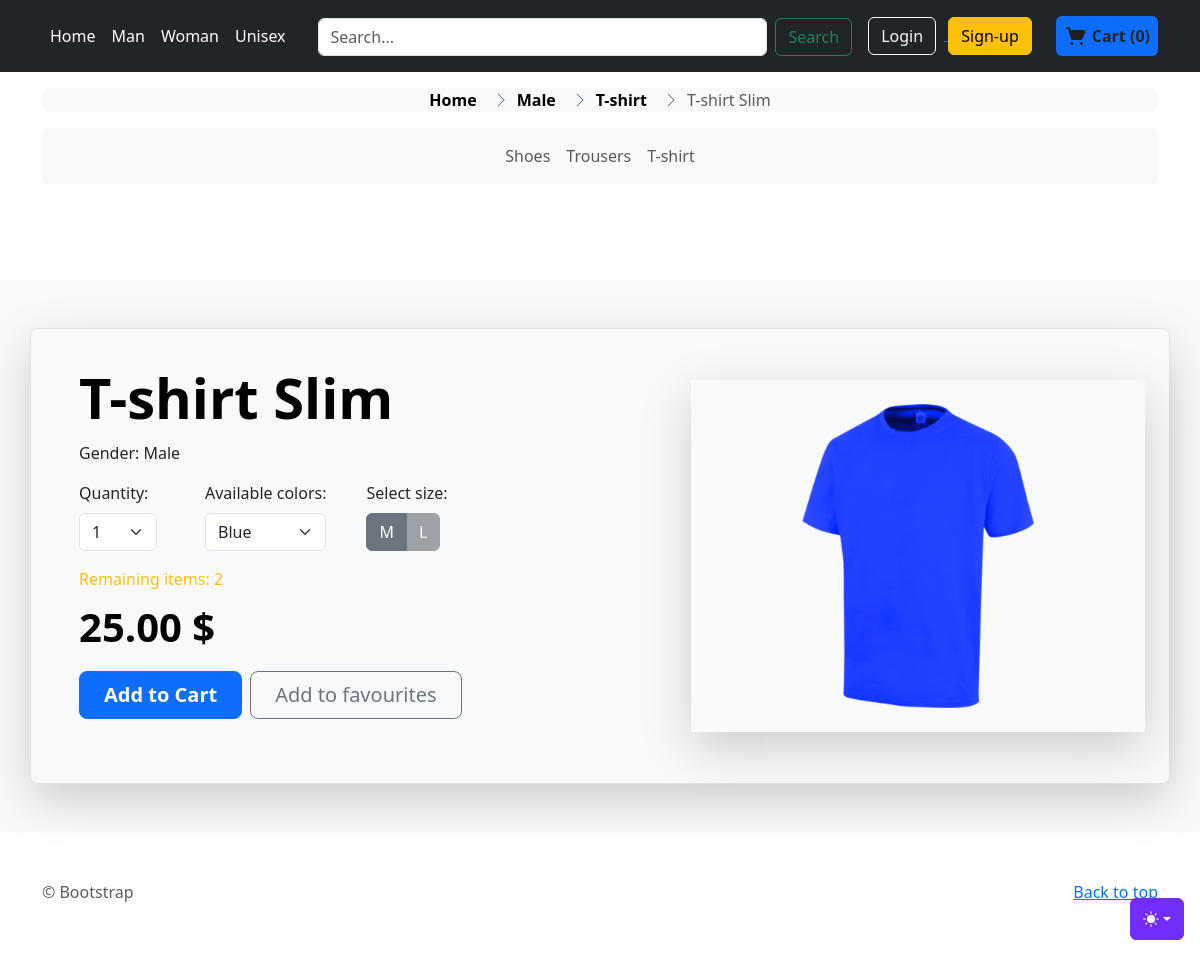
The page /Male/T-shirt/product/8 on the database as committed earlier.
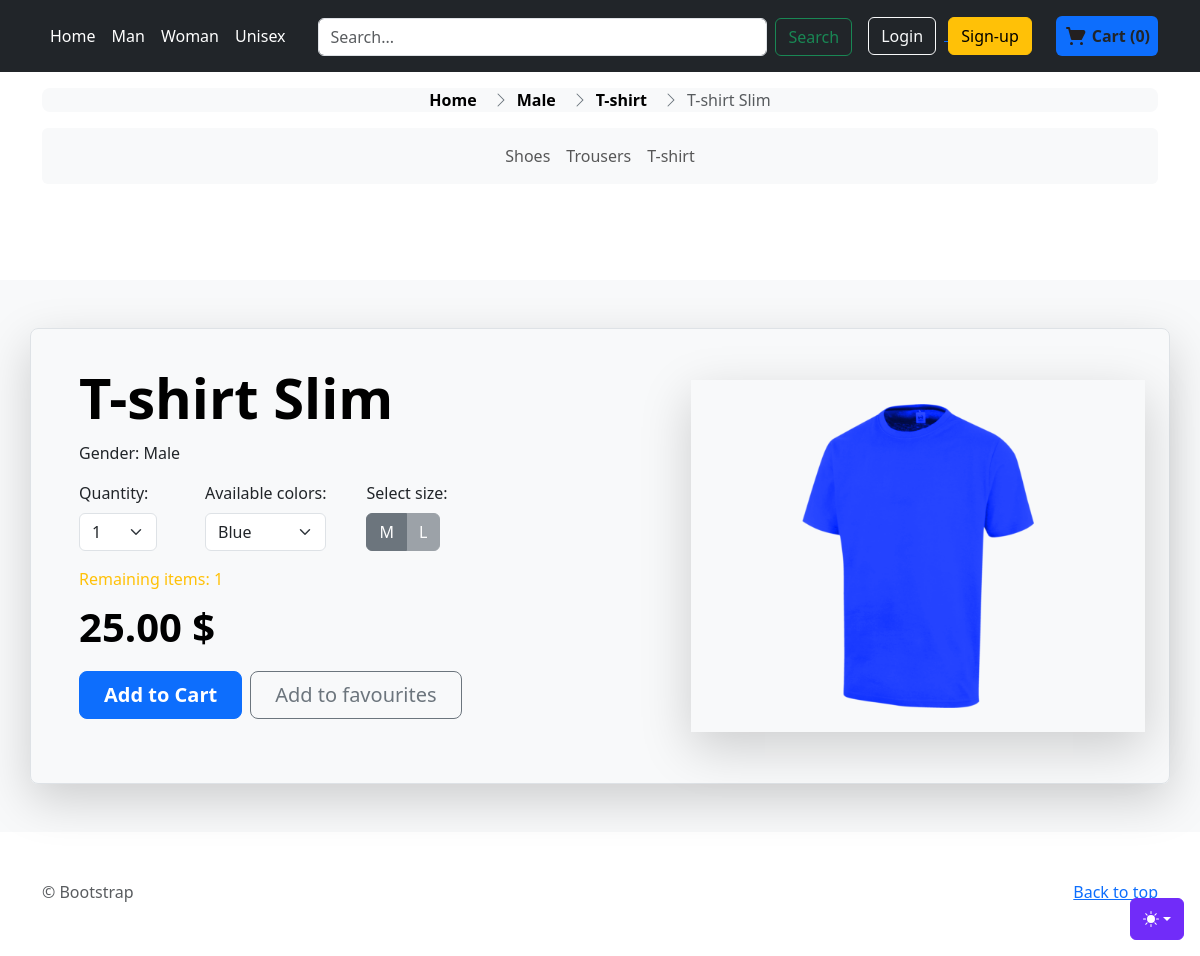
The same page on the database as committed later.
### store/models.py (models this page shows, shortened)
class ProductVariant(models.Model):
    title = models.CharField(max_length=100, blank=True, null=True)
    product = models.ForeignKey(Product, on_delete=models.CASCADE)
    color = models.ForeignKey(Color, on_delete=models.CASCADE, blank=True, null=True)
    size = models.ForeignKey(Size, on_delete=models.CASCADE, blank=True, null=True)
    image_id = models.ForeignKey(Image, blank=True, null=True,on_delete=models.CASCADE)
    price = models.DecimalField(max_digits=12, decimal_places=2, default=0)
    quantity = models.IntegerField(default=1,null=False)
    purchased = models.PositiveIntegerField(default=0, null=False, blank=True)

class Product(models.Model):
    VARIANTS = (
        ('None', 'None'),
        ('Size', 'Size'),
        ('Color', 'Color'),
        ('Size-Color', 'Size-Color'),
    )
    GENDERS = (
        ('Male', 'Male'),
        ('Female', 'Female'),
        ('Unisex', 'Unisex')
    )
    name = models.CharField(max_length=255, null=False, blank=False)
    slug = models.SlugField(null=False, unique=True)
    category = models.ForeignKey(Category, null=True, blank=True, on_delete=models.CASCADE)
    description = models.TextField(null=True, blank=True)
    base_price = models.DecimalField(max_digits=10, decimal_places=2, null=False,blank=False)
    variant = models.CharField(max_length=10, choices=VARIANTS, default='None')
    date_added = models.DateTimeField(auto_now_add=True, null=True)
    gender = models.CharField(max_length=10, choices=GENDERS, default='Unisex')

class Image(models.Model):
    name = models.CharField(max_length=50, blank=True)
    product=models.ForeignKey(Product, on_delete=models.CASCADE)
    image = models.ImageField(blank=True, upload_to='static/images/')

### store/views.py (the view)
# urls.py: path('<str:gen>/<str:category>/product/<int:id>', views.product_detail, name='product-detail'),
def product_detail(request, gen, category, id):
    product = get_object_or_404(ProductVariant, id=id)
    base_product_id = product.product.id
    product_colors = (ProductVariant.objects.filter(product_id=base_product_id).values('color_id').distinct())
    colors = Color.objects.filter(id__in=product_colors).all()
    product_sizes = (ProductVariant.objects.filter(product_id=base_product_id).values('size_id').distinct())
    sizes = Size.objects.filter(id__in=product_sizes).all()
    data = {
        'product': product,
        'gender': gen,
        'category_slug': category,
        'category_name': category.capitalize(),
        'sizes': sizes,
        'colors': colors,
        'quantities': [i+1 for i in range(1, 19, 1)],
        'blocked_sizes': exclude_sizes(base_product_id,product.color),
    }
    return render(request, 'store/product-detail.html', data | header_data(request))

### order/models.py (called while the page is built)
    def total_items(self):
        return sum(item.quantity for item in self.cartitem_set.all())

    def total_price(self):
        total = 0
        for item in self.cartitem_set.all():
            total += item.quantity * item.product.price
        return total

### order/views.py (called while the page is built)
def get_or_create_cart(request):
    if request.user.is_authenticated:
        cart, created = Cart.objects.get_or_create(user=request.user)
    else:
        session_cart_id = request.session.get('cart_id')
        if session_cart_id:
            cart, created = Cart.objects.get_or_create(session_id=session_cart_id)
        else:
            cart = Cart.objects.create(session_id=str(uuid.uuid4()))
            request.session['cart_id'] = cart.session_id
    return cart

### templates/store/product-detail.html (shortened to what this page needs)
{% extends 'store/store.html' %}
{% load static %}
{% block breadcrumb %}
    <li class="breadcrumb-item active" aria-current="page">
          {{ product.product.name }}
    </li>
{% endblock breadcrumb %}
{% block content %}
    <div class="row p-4 align-items-center rounded-3 border shadow-lg product_data">
      <div class="col-lg-7 p-3 p-lg-4 pt-lg-3">
        <h1 class="display-4 fw-bold lh-1 text-body-emphasis mb-3">{{ product.product.name }}</h1>
        <p class="">Gender: {{ product.product.gender }}</p>
        <div class="d-flex">
            <div class="mb-3 me-5 fit-content">
                <label for="select-quantity" class="form-label">Quantity: </label>
                <select class="form-select " id="select-quantity">
                  <option selected="" value="1">1</option>
                </select>
              </div>
            <div class="mb-3 me-3 fit-content">
                <label for="select-color" class="form-label">Available colors: </label>
                <select class="form-select " id="select-color">
                    {% for color in colors %}
                        {% if product.color.id == color.id %}
                        <option selected="" value="{{ color.id }}">{{ color.color_name }}</option>
                        {% else %}
                        <option value="{{ color.id }}">{{ color.color_name }}</option>
                        {% endif %}
                    {% endfor %}
                </select>
              </div>
        <div class="mx-4 d-flex flex-column">
            <span class="form-label">Select size:</span>
            <div class="fit-content d-flex align-items-center btn-group  flex-wrap">
                {% for size in sizes %}
                        <label class="btn btn-secondary" for="size_{{ size.id }}">{{ size.size_name }}</label>
                {% endfor %}
              </div>
            </div>
        </div>
        <div class="align-content-center  mb-3">
            {% if product.quantity <= 0 %}
                <span class="text-danger">Not available</span>
            {% elif product.quantity <= 10 %}
                <span class="text-warning">Remaining items: </span> <span class="text-warning">{{ product.quantity }}</span>
            {% else %}
                <span class="text-success">In stock</span>
            {% endif %}
        </div>
        <div class="align-content-center display-6 fw-bold lh-1 text-body-emphasis mb-4">
             <span id="product-price">{{ product.price }}</span> <span> $</span>
        </div>
        <div class="d-grid gap-2 d-md-flex justify-content-between mb-4 mb-lg-3">
            <div class="d-flex ">
          <button type="button" class="btn btn-primary btn-lg px-4 me-2 fw-bold add-to-cart">Add to Cart</button>
          <button type="button" class="btn btn-outline-secondary btn-lg px-4">Add to favourites</button>
            </div>
        </div>
      </div>
      <div class="col-lg-5 p-0 overflow-hidden shadow-lg">
           <img class="rounded-lg-3 w-100 p-4" src="{{ product.image_id.image.url }}" alt="" id="product-image">
      </div>
    </div>
{% endblock content %}

Rows that differ between the two databases and show on the page:
changed ProductVariant "T-shirt Slim": quantity "2" → "1"
